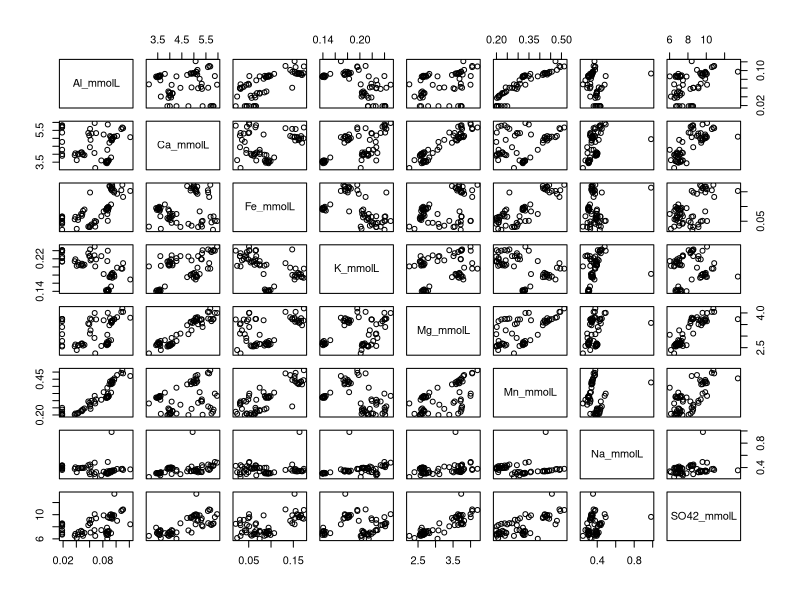
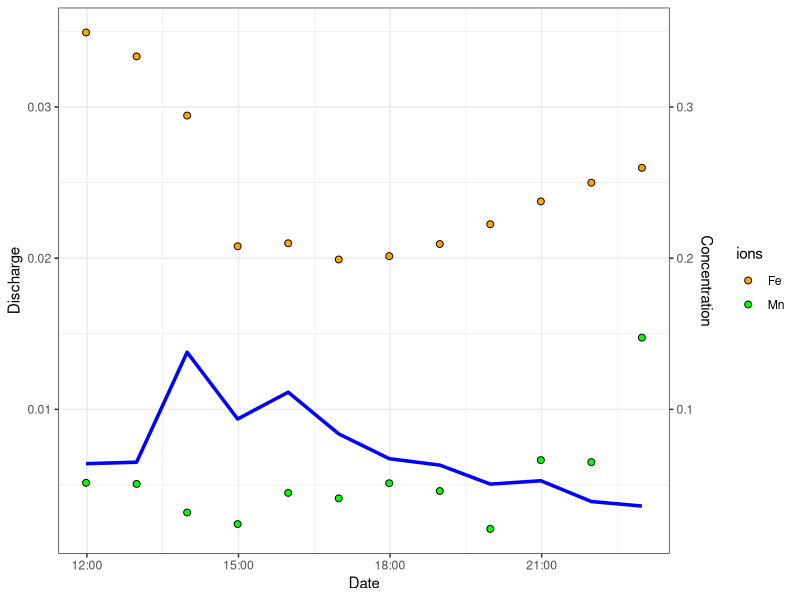
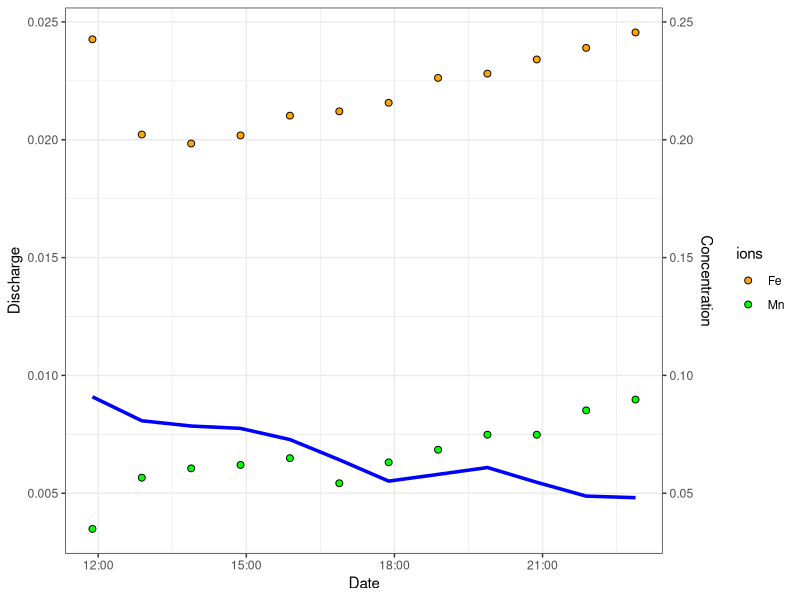
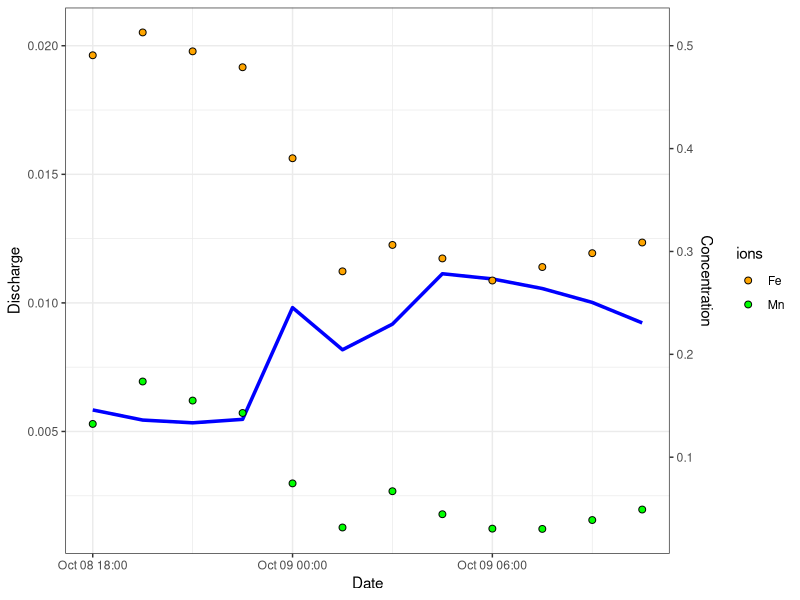
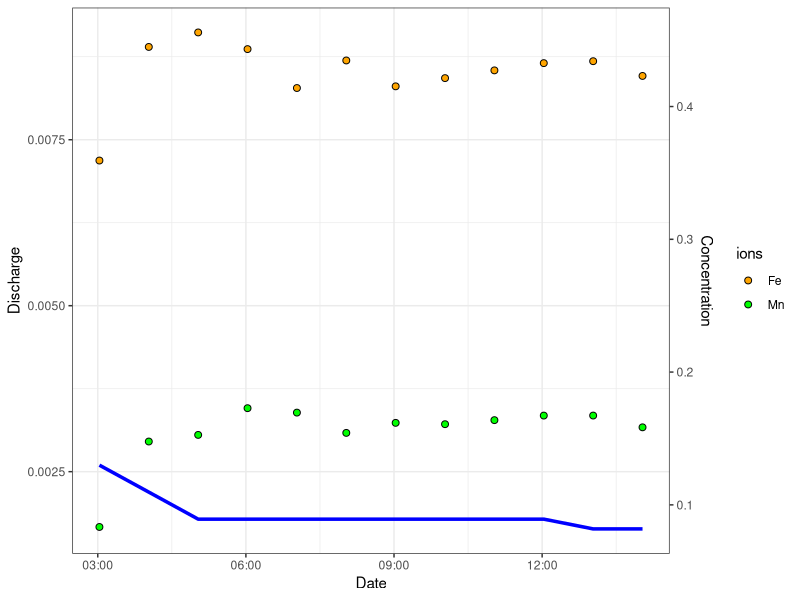
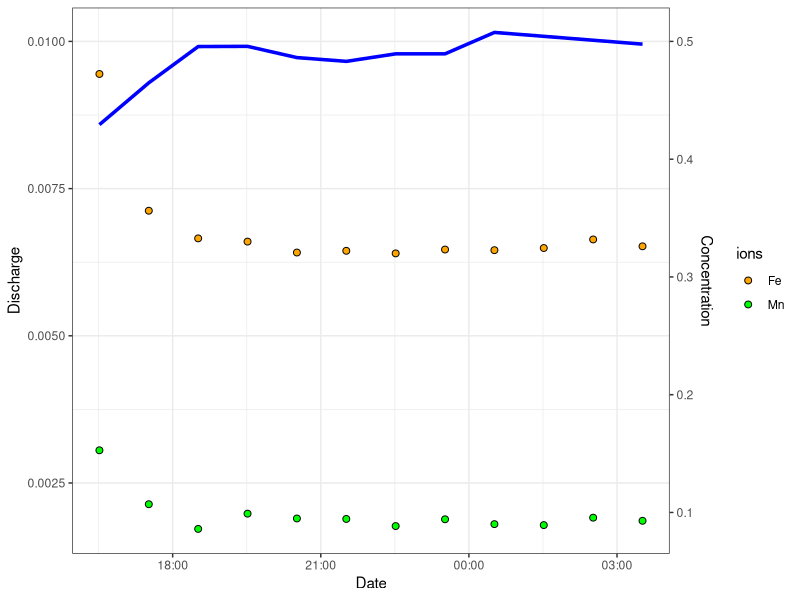
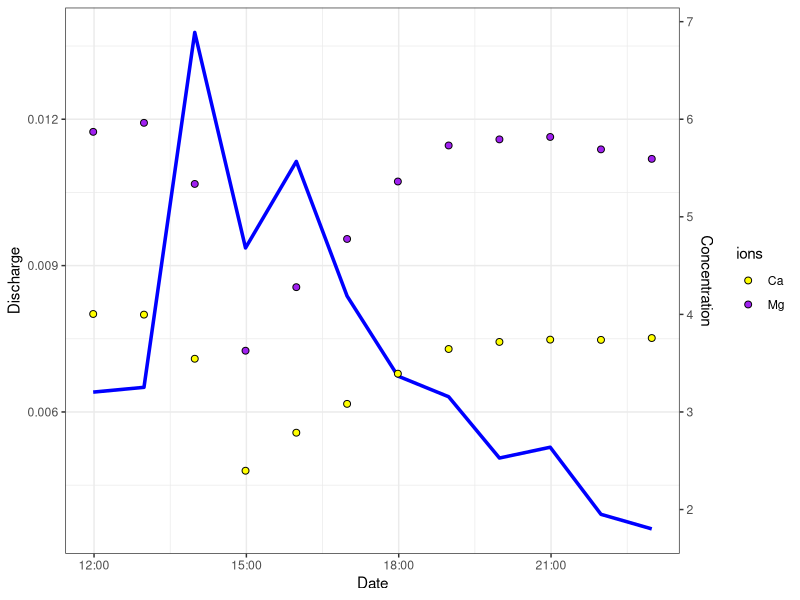
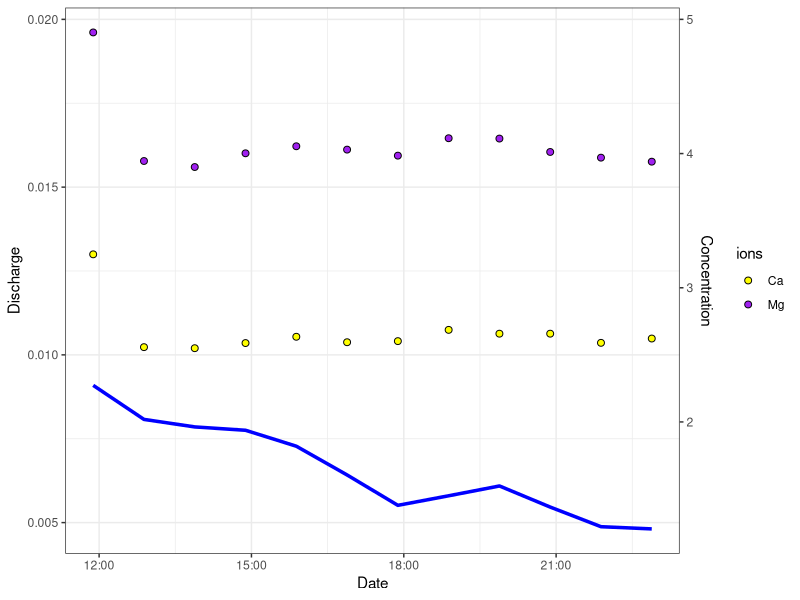

The R script that drew these images, in order:
# Rename columns to be R friendly

newname<-c("sample_name","date_and_time","Q_m3s","Al_mgL","Ca_mgL","Fe_mgL","K_mgL","Mg_mgL","Mn_mgL","Na_mgL","SO42_mgL","pH","EC")
stormevents<-read.csv(file="StormEvents.csv",header=TRUE)
colnames(stormevents)<-newname

# Pull out date and time

library(lubridate)
stormevents$newdate<-mdy_hm(stormevents$date_and_time)
stormevents$year<-year(stormevents$newdate)
stormevents$doy<-yday(stormevents$newdate)
stormevents$hour<-hour(stormevents$newdate)
stormevents$min<-minute(stormevents$newdate)
stormevents$time<-stormevents$hour + stormevents$min/60

# Transform mg/L to mmol/L

stormevents$Al_mmolL<-(stormevents$Al_mgL/26.982)
stormevents$Ca_mmolL<-(stormevents$Ca_mgL/40.08)
stormevents$Fe_mmolL<-(stormevents$Fe_mgL/55.845)
stormevents$K_mmolL<-(stormevents$K_mgL/39.099)
stormevents$Mg_mmolL<-(stormevents$Mg_mgL/24.305)
stormevents$Mn_mmolL<-(stormevents$Mn_mgL/54.938)
stormevents$Na_mmolL<-(stormevents$Na_mgL/22.99)
stormevents$SO42_mmolL<-(stormevents$SO42_mgL/96.06)

# Scatter plot matrix for Al to SO42
pairs(stormevents[20:27])

# Plot July 7 event for Fe and Mn
Jul717storm<-stormevents[which(stormevents$doy == "188"),]
library(ggplot2)
yscale<-10

Jul_7_stormFe<-ggplot(Jul717storm,aes(x=newdate))+
  theme(panel.grid.major = element_blank(), panel.grid.minor = element_blank())+
  geom_line(aes(y=Q_m3s),colour="blue",size=1.2)+
  geom_point(aes(y=Fe_mmolL/yscale,fill="orange"),colour="black",pch=21,size=2)+
  geom_point(aes(y=Mn_mmolL/yscale,fill="green"),pch=21,colour="black",size=2)+
  scale_y_continuous(sec.axis=sec_axis(~.*yscale,name="Concentration"))+
  scale_fill_manual(guide="legend",name="ions",
                    values=c("orange","green"),labels=c("Fe","Mn"))+
  labs(y="Discharge",
       x="Date")+
  theme_bw()

Jul_7_stormFe

#Pull out processed data sheet
write.csv(Jul717storm,"July717storm.csv")

# Plot July 13 event for Fe and Mn
Jul1317storm<-stormevents[which(stormevents$doy == "194"),]
library(ggplot2)
yscale<-10

Jul_13_stormFe<-ggplot(Jul1317storm,aes(x=newdate))+
  theme(panel.grid.major = element_blank(), panel.grid.minor = element_blank())+
  geom_line(aes(y=Q_m3s),colour="blue",size=1.2)+
  geom_point(aes(y=Fe_mmolL/yscale,fill="orange"),colour="black",pch=21,size=2)+
  geom_point(aes(y=Mn_mmolL/yscale,fill="green"),pch=21,colour="black",size=2)+
  scale_y_continuous(sec.axis=sec_axis(~.*yscale,name="Concentration"))+
  scale_fill_manual(guide="legend",name="ions",
                    values=c("orange","green"),labels=c("Fe","Mn"))+
  labs(y="Discharge",
       x="Date")+
  theme_bw()

Jul_13_stormFe

#Pull out processed data sheet
write.csv(Jul1317storm,"July1317storm.csv")

# Plot October 8-9 event for Fe and Mn
Oct8917storm<-stormevents[which(stormevents$doy == "281"
                         | stormevents$doy == "282"),]
library(ggplot2)
yscale<-25

Oct_8_9_stormFe<-ggplot(Oct8917storm,aes(x=newdate))+
  geom_line(aes(y=Q_m3s),colour="blue",size=1.2)+
  geom_point(aes(y=Fe_mmolL/yscale,fill="orange"),colour="black",pch=21,size=2)+
  geom_point(aes(y=Mn_mmolL/yscale,fill="green"),pch=21,colour="black",size=2)+
  scale_y_continuous(sec.axis=sec_axis(~.*yscale,name="Concentration"))+
  scale_fill_manual(guide="legend",name="ions",
                    values=c("orange","green"),labels=c("Fe","Mn"))+
  labs(y="Discharge",
       x="Date")+
  theme_bw()

Oct_8_9_stormFe

#Pull out processed data sheet
write.csv(Oct8917storm,"October8917storm.csv")

# Plot October 11 event for Fe and Mn
Oct1117storm<-stormevents[which(stormevents$doy == "284"),]
library(ggplot2)
yscale<-50

Oct_11_stormFe<-ggplot(Oct1117storm,aes(x=newdate))+
  geom_line(aes(y=Q_m3s),colour="blue",size=1.2)+
  geom_point(aes(y=Fe_mmolL/yscale,fill="orange"),colour="black",pch=21,size=2)+
  geom_point(aes(y=Mn_mmolL/yscale,fill="green"),pch=21,colour="black",size=2)+
  scale_y_continuous(sec.axis=sec_axis(~.*yscale,name="Concentration"))+
  scale_fill_manual(guide="legend",name="ions",
                    values=c("orange","green"),labels=c("Fe","Mn"))+
  labs(y="Discharge",
       x="Date")+
  theme_bw()

Oct_11_stormFe

#Pull out processed data sheet
write.csv(Oct1117storm,"October1117storm.csv")

# Plot November 15-16 event for Fe and Mn
Nov151617storm<-stormevents[which(stormevents$doy == "319"
                                | stormevents$doy == "320"),]
library(ggplot2)
yscale<-50

Nov_15_16_stormFe<-ggplot(Nov151617storm,aes(x=newdate))+
  geom_line(aes(y=Q_m3s),colour="blue",size=1.2)+
  geom_point(aes(y=Fe_mmolL/yscale,fill="orange"),colour="black",pch=21,size=2)+
  geom_point(aes(y=Mn_mmolL/yscale,fill="green"),pch=21,colour="black",size=2)+
  scale_y_continuous(sec.axis=sec_axis(~.*yscale,name="Concentration"))+
  scale_fill_manual(guide="legend",name="ions",
                    values=c("orange","green"),labels=c("Fe","Mn"))+
  labs(y="Discharge",
       x="Date")+
  theme_bw()

Nov_15_16_stormFe

# Plot July 7 event

library(ggplot2)
yscale<-500

Jul_7_stormCa<-ggplot(Jul717storm,aes(x=newdate))+
  theme(panel.grid.major = element_blank(), panel.grid.minor = element_blank())+
  geom_line(aes(y=Q_m3s),colour="blue",size=1.2)+
  geom_point(aes(y=Ca_mmolL/yscale,fill="yellow"),colour="black",pch=21,size=2)+
  geom_point(aes(y=Mg_mmolL/yscale,fill="purple"),pch=21,colour="black",size=2)+
  scale_y_continuous(sec.axis=sec_axis(~.*yscale,name="Concentration"))+
  scale_fill_manual(guide="legend",name="ions",
                    values=c("yellow","purple"),labels=c("Ca","Mg"))+
  labs(y="Discharge",
       x="Date")+
  theme_bw()

Jul_7_stormCa

# Plot July 13 event 

library(ggplot2)
yscale<-250

Jul_13_stormCa<-ggplot(Jul1317storm,aes(x=newdate))+
  theme(panel.grid.major = element_blank(), panel.grid.minor = element_blank())+
  geom_line(aes(y=Q_m3s),colour="blue",size=1.2)+
  geom_point(aes(y=Ca_mmolL/yscale,fill="yellow"),colour="black",pch=21,size=2)+
  geom_point(aes(y=Mg_mmolL/yscale,fill="purple"),pch=21,colour="black",size=2)+
  scale_y_continuous(sec.axis=sec_axis(~.*yscale,name="Concentration"))+
  scale_fill_manual(guide="legend",name="ions",
                    values=c("yellow","purple"),labels=c("Ca","Mg"))+
  labs(y="Discharge",
       x="Date")+
  theme_bw()

Jul_13_stormCa

#October 89 event
library(ggplot2)
yscale<-250

Oct_8_9_stormCa<-ggplot(Oct8917storm,aes(x=newdate))+
  geom_line(aes(y=Q_m3s),colour="blue",size=1.2)+
  geom_point(aes(y=Ca_mmolL/yscale,fill="yellow"),colour="black",pch=21,size=2)+
  geom_point(aes(y=Mg_mmolL/yscale,fill="purple"),pch=21,colour="black",size=2)+
  scale_y_continuous(sec.axis=sec_axis(~.*yscale,name="Concentration"))+
  scale_fill_manual(guide="legend",name="ions",
                    values=c("yellow","purple"),labels=c("Ca","Mg"))+
  labs(y="Discharge",
       x="Date")+
  theme_bw()

Oct_8_9_stormCa

# Plot October 11 event 
library(ggplot2)
yscale<-500

Oct_11_stormCa<-ggplot(Oct1117storm,aes(x=newdate))+
  geom_line(aes(y=Q_m3s),colour="blue",size=1.2)+
  geom_point(aes(y=Ca_mmolL/yscale,fill="yellow"),colour="black",pch=21,size=2)+
  geom_point(aes(y=Mg_mmolL/yscale,fill="purple"),pch=21,colour="black",size=2)+
  scale_y_continuous(sec.axis=sec_axis(~.*yscale,name="Concentration"))+
  scale_fill_manual(guide="legend",name="ions",
                    values=c("yellow","purple"),labels=c("Ca","Mg"))+
  labs(y="Discharge",
       x="Date")+
  theme_bw()

Oct_11_stormCa

#November 1516 event
library(ggplot2)
yscale<-500

Nov_15_16_stormCa<-ggplot(Nov151617storm,aes(x=newdate))+
  geom_line(aes(y=Q_m3s),colour="blue",size=1.2)+
  geom_point(aes(y=Ca_mmolL/yscale,fill="yellow"),colour="black",pch=21,size=2)+
  geom_point(aes(y=Mg_mmolL/yscale,fill="purple"),pch=21,colour="black",size=2)+
  scale_y_continuous(sec.axis=sec_axis(~.*yscale,name="Concentration"))+
  scale_fill_manual(guide="legend",name="ions",
                    values=c("yellow","purple"),labels=c("Ca","Mg"))+
  labs(y="Discharge",
       x="Date")+
  theme_bw()

Nov_15_16_stormCa

# Plot July 7 event

library(ggplot2)
yscale<-25

Jul_7_stormK<-ggplot(Jul717storm,aes(x=newdate))+
  theme(panel.grid.major = element_blank(), panel.grid.minor = element_blank())+
  geom_line(aes(y=Q_m3s),colour="blue",size=1.2)+
  geom_point(aes(y=K_mmolL/yscale,fill="red"),colour="black",pch=21,size=2)+
  geom_point(aes(y=Na_mmolL/yscale,fill="grey"),pch=21,colour="black",size=2)+
  scale_y_continuous(sec.axis=sec_axis(~.*yscale,name="Concentration"))+
  scale_fill_manual(guide="legend",name="ions",
                    values=c("red","grey"),labels=c("K","Na"))+
  labs(y="Discharge",
       x="Date")+
  theme_bw()

Jul_7_stormK

# Plot July 13 event 

library(ggplot2)
yscale<-25

Jul_13_stormK<-ggplot(Jul1317storm,aes(x=newdate))+
  theme(panel.grid.major = element_blank(), panel.grid.minor = element_blank())+
  geom_line(aes(y=Q_m3s),colour="blue",size=1.2)+
  geom_point(aes(y=K_mmolL/yscale,fill="red"),colour="black",pch=21,size=2)+
  geom_point(aes(y=Na_mmolL/yscale,fill="grey"),pch=21,colour="black",size=2)+
  scale_y_continuous(sec.axis=sec_axis(~.*yscale,name="Concentration"))+
  scale_fill_manual(guide="legend",name="ions",
                    values=c("red","grey"),labels=c("K","Na"))+
  labs(y="Discharge",
       x="Date")+
  theme_bw()

Jul_13_stormK

#October 89 event
library(ggplot2)
yscale<-15

Oct_8_9_stormK<-ggplot(Oct8917storm,aes(x=newdate))+
  geom_line(aes(y=Q_m3s),colour="blue",size=1.2)+
  geom_point(aes(y=K_mmolL/yscale,fill="red"),colour="black",pch=21,size=2)+
  geom_point(aes(y=Na_mmolL/yscale,fill="grey"),pch=21,colour="black",size=2)+
  scale_y_continuous(sec.axis=sec_axis(~.*yscale,name="Concentration"))+
  scale_fill_manual(guide="legend",name="ions",
                    values=c("red","grey"),labels=c("K","Na"))+
  labs(y="Discharge",
       x="Date")+
  theme_bw()

Oct_8_9_stormK

# Plot October 11 event 
library(ggplot2)
yscale<-100

Oct_11_stormK<-ggplot(Oct1117storm,aes(x=newdate))+
  geom_line(aes(y=Q_m3s),colour="blue",size=1.2)+
  geom_point(aes(y=K_mmolL/yscale,fill="red"),colour="black",pch=21,size=2)+
  geom_point(aes(y=Na_mmolL/yscale,fill="grey"),pch=21,colour="black",size=2)+
  scale_y_continuous(sec.axis=sec_axis(~.*yscale,name="Concentration"))+
  scale_fill_manual(guide="legend",name="ions",
                    values=c("red","grey"),labels=c("K","Na"))+
  labs(y="Discharge",
       x="Date")+
  theme_bw()

Oct_11_stormK

#November 1516 event
library(ggplot2)
yscale<-25

Nov_15_16_stormK<-ggplot(Nov151617storm,aes(x=newdate))+
  geom_line(aes(y=Q_m3s),colour="blue",size=1.2)+
  geom_point(aes(y=K_mmolL/yscale,fill="red"),colour="black",pch=21,size=2)+
  geom_point(aes(y=Na_mmolL/yscale,fill="grey"),pch=21,colour="black",size=2)+
  scale_y_continuous(sec.axis=sec_axis(~.*yscale,name="Concentration"))+
  scale_fill_manual(guide="legend",name="ions",
                    values=c("red","grey"),labels=c("K","Na"))+
  labs(y="Discharge",
       x="Date")+
  theme_bw()

Nov_15_16_stormK

# Plot July 7 event for Fe and Mn
Jul717storm<-stormevents[which(stormevents$doy == "188"),]
library(ggplot2)
yscale<-200

Jul_7_stormpH<-ggplot(Jul717storm,aes(x=newdate))+
  geom_line(aes(y=Q_m3s),colour="blue",size=1.2)+
  geom_point(aes(y=pH/yscale,fill="purple"),colour="black",pch=21,size=2)+
  scale_y_continuous(sec.axis=sec_axis(~.*yscale,name="pH"))+
  scale_fill_manual(guide="legend",name=NULL,
                    values=c("purple"),labels=c("pH"))+
  labs(y="Discharge",
       x="Date")+
  theme_bw()

Jul_7_stormpH

#Pull out processed data sheet
write.csv(Jul717storm,"July717storm.csv")

# Plot July 13 event for Fe and Mn
Jul1317storm<-stormevents[which(stormevents$doy == "194"),]
library(ggplot2)
yscale<-200

Jul_13_stormpH<-ggplot(Jul1317storm,aes(x=newdate))+
  geom_line(aes(y=Q_m3s),colour="blue",size=1.2)+
  geom_point(aes(y=pH/yscale,fill="purple"),colour="black",pch=21,size=2)+
  scale_y_continuous(sec.axis=sec_axis(~.*yscale,name="pH"))+
  scale_fill_manual(guide="legend",name=NULL,
                    values=c("purple"),labels=c("pH"))+
  labs(y="Discharge",
       x="Date")+
  theme_bw()

Jul_13_stormpH

#Pull out processed data sheet
write.csv(Jul1317storm,"July1317storm.csv")

# Plot October 8-9 event for Fe and Mn
Oct8917storm<-stormevents[which(stormevents$doy == "281"
                                | stormevents$doy == "282"),]
library(ggplot2)
yscale<-200

Oct_8_9_stormpH<-ggplot(Oct8917storm,aes(x=newdate))+
  geom_line(aes(y=Q_m3s),colour="blue",size=1.2)+
  geom_point(aes(y=pH/yscale,fill="purple"),colour="black",pch=21,size=2)+
  scale_y_continuous(sec.axis=sec_axis(~.*yscale,name="pH"))+
  scale_fill_manual(guide="legend",name=NULL,
                    values=c("purple"),labels=c("pH"))+
  labs(y="Discharge",
       x="Date")+
  theme_bw()

Oct_8_9_stormpH

#Pull out processed data sheet
write.csv(Oct8917storm,"October8917storm.csv")

# Plot October 11 event for Fe and Mn
Oct1117storm<-stormevents[which(stormevents$doy == "284"),]
library(ggplot2)
yscale<-250

Oct_11_stormpH<-ggplot(Oct1117storm,aes(x=newdate))+
  geom_line(aes(y=Q_m3s),colour="blue",size=1.2)+
  geom_point(aes(y=pH/yscale,fill="purple"),colour="black",pch=21,size=2)+
  scale_y_continuous(sec.axis=sec_axis(~.*yscale,name="pH"))+
  scale_fill_manual(guide="legend",name=NULL,
                    values=c("purple"),labels=c("pH"))+
  labs(y="Discharge",
       x="Date")+
  theme_bw()

Oct_11_stormpH

#Pull out processed data sheet
write.csv(Oct1117storm,"October1117storm.csv")

# Plot November 15-16 event for Fe and Mn
Nov151617storm<-stormevents[which(stormevents$doy == "319"
                                  | stormevents$doy == "320"),]
library(ggplot2)
yscale<-200

Nov_15_16_stormpH<-ggplot(Nov151617storm,aes(x=newdate))+
  geom_line(aes(y=Q_m3s),colour="blue",size=1.2)+
  geom_point(aes(y=pH/yscale,fill="purple"),colour="black",pch=21,size=2)+
  scale_y_continuous(sec.axis=sec_axis(~.*yscale,name="pH"))+
  scale_fill_manual(guide="legend",name=NULL,
                    values=c("purple"),labels=c("pH"))+
  labs(y="Discharge",
       x="Date")+
  theme_bw()

Nov_15_16_stormpH

#Put all outlet plots in one figure
library(gridExtra)
Jul_7_storm.1<-Jul_7_stormFe+guides(fill=FALSE,shape=FALSE)
Oct_8_9_storm.1<-Oct_8_9_stormFe
grid.arrange(arrangeGrob(Jul_7_storm.1,Oct_8_9_storm.1, ncol=2, widths=c(1,1)))

#Save to PDF
pdf("StormeventsFe.pdf",height=4,width=8)
grid.arrange(arrangeGrob(Jul_7_storm.1,Oct_8_9_storm.1, ncol=2, widths=c(1,1)))
dev.off()

#Put all outlet Fe plots in one figure
library(gridExtra)
Jul_13_storm.1<-Jul_13_stormFe+guides(fill=FALSE,shape=FALSE)
Oct_11_storm.1<-Oct_11_stormFe+guides(fill=FALSE,shape=FALSE)
Nov_15_16_storm.1<-Nov_15_16_stormFe+guides(fill=FALSE,shape=FALSE)
grid.arrange(arrangeGrob(Jul_13_storm.1,Oct_11_storm.1,Nov_15_16_storm.1, ncol=2, widths=c(1,1)))

#Save to PDF
pdf("StormtailsFe.pdf",height=4,width=8)
grid.arrange(arrangeGrob(Jul_13_storm.1,Oct_11_storm.1,Nov_15_16_storm.1, ncol=2, widths=c(1,1)))
dev.off()

#Put all outlet plots in one figure
library(gridExtra)
Jul_7_storm.1<-Jul_7_stormCa+guides(fill=FALSE,shape=FALSE)
Oct_8_9_storm.1<-Oct_8_9_stormCa
grid.arrange(arrangeGrob(Jul_7_storm.1,Oct_8_9_storm.1, ncol=2, widths=c(1,1)))

#Save to PDF
pdf("StormeventsCa.pdf",height=4,width=8)
grid.arrange(arrangeGrob(Jul_7_storm.1,Oct_8_9_storm.1, ncol=2, widths=c(1,1)))
dev.off()

#Put all outlet plots in one figure
library(gridExtra)
Jul_13_storm.1<-Jul_13_stormCa+guides(fill=FALSE,shape=FALSE)
Oct_11_storm.1<-Oct_11_stormCa+guides(fill=FALSE,shape=FALSE)
Nov_15_16_storm.1<-Nov_15_16_stormCa+guides(fill=FALSE,shape=FALSE)
grid.arrange(arrangeGrob(Jul_13_storm.1,Oct_11_storm.1,Nov_15_16_storm.1, ncol=2, widths=c(1,1)))

#Save to PDF
pdf("StormtailsCa.pdf",height=4,width=8)
grid.arrange(arrangeGrob(Jul_13_storm.1,Oct_11_storm.1,Nov_15_16_storm.1, ncol=2, widths=c(1,1)))
dev.off()

#Put all outlet plots in one figure
library(gridExtra)
Jul_7_storm.1<-Jul_7_stormK+guides(fill=FALSE,shape=FALSE)
Oct_8_9_storm.1<-Oct_8_9_stormK
grid.arrange(arrangeGrob(Jul_7_storm.1,Oct_8_9_storm.1, ncol=2, widths=c(1,1)))

#Save to PDF
pdf("StormeventsK.pdf",height=4,width=8)
grid.arrange(arrangeGrob(Jul_7_storm.1,Oct_8_9_storm.1, ncol=2, widths=c(1,1)))
dev.off()

#Put all outlet plots in one figure
library(gridExtra)
Jul_13_storm.1<-Jul_13_stormK+guides(fill=FALSE,shape=FALSE)
Oct_11_storm.1<-Oct_11_stormK+guides(fill=FALSE,shape=FALSE)
Nov_15_16_storm.1<-Nov_15_16_stormK+guides(fill=FALSE,shape=FALSE)
grid.arrange(arrangeGrob(Jul_13_storm.1,Oct_11_storm.1,Nov_15_16_storm.1, ncol=2, widths=c(1,1)))

#Save to PDF
pdf("StormtailsK.pdf",height=4,width=8)
grid.arrange(arrangeGrob(Jul_13_storm.1,Oct_11_storm.1,Nov_15_16_storm.1, ncol=2, widths=c(1,1)))
dev.off()
